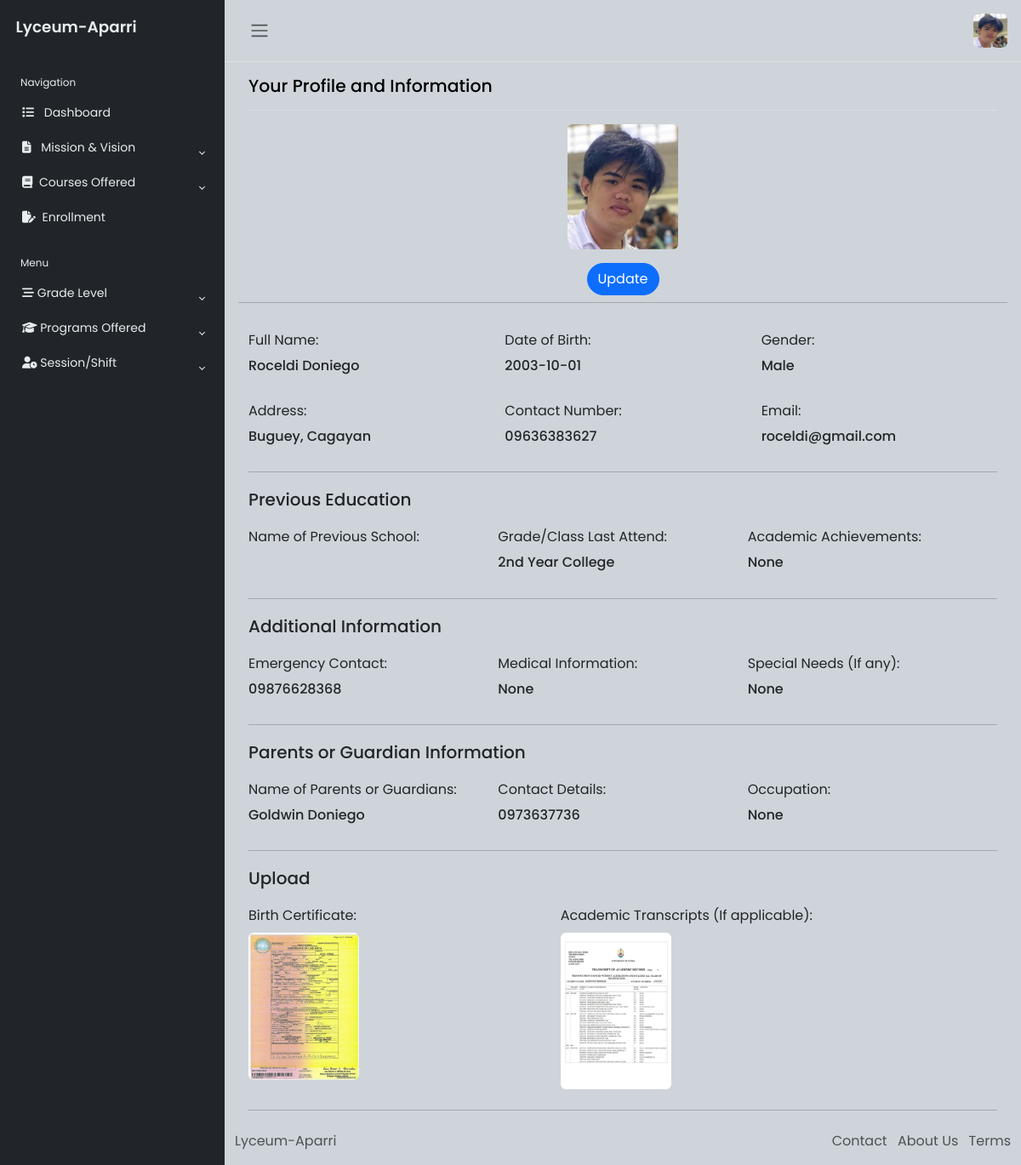
Screenshot of /student-profile.php (signed in) with the database file from the repository.
### tables this page shows
CREATE TABLE `student_register` (
  `id` int(11) NOT NULL,
  `fullname` varchar(50) NOT NULL,
  `birthdate` varchar(50) NOT NULL,
  `gender` varchar(50) NOT NULL,
  `address` varchar(50) NOT NULL,
  `contact_number` varchar(50) NOT NULL,
  `email` varchar(50) NOT NULL,
  `past_school` varchar(50) NOT NULL,
  `grades` varchar(50) NOT NULL,
  `achievement` varchar(50) NOT NULL,
  `emergency_contact` varchar(50) NOT NULL,
  `medical_info` varchar(50) NOT NULL,
  `special_need` varchar(50) NOT NULL,
  `parent_name` varchar(50) NOT NULL,
  `contact_detail` varchar(50) NOT NULL,
  `occupation` varchar(50) NOT NULL,
  `birth_certificate` varchar(50) NOT NULL,
  `passport` varchar(50) NOT NULL,
  `academic_trancript` varchar(50) NOT NULL
);

### student-profile.php (the view, shortened to what this page needs)
<?php
include 'Includes/dbconn.php';
$user_id = $_SESSION['id'];
?>
<!DOCTYPE html>
<html lang="en">
<head>
    <link href="https://cdn.jsdelivr.net/npm/bootstrap@5.3.2/dist/css/bootstrap.min.css" rel="stylesheet">
    <link rel="stylesheet" href="Styles/css.css">
</head>
<body>
    <div class="wrapper">
        <aside id="sidebar">
            <div class="h-100">
                <div class="sidebar-logo">
                    <a href="dashboard.php">Lyceum-Aparri</a>
                </div>
                <ul class="sidebar-nav">
                    <li class="sidebar-header">
                        Navigation
                    </li>
                    <li class="sidebar-item">
                        <a href="student-dashboard.php" class="sidebar-link">
                            <i class="fa-solid fa-list pe-2"></i>
                            Dashboard</a>
                    </li>
                    <li class="sidebar-item">
                        <a href="#" class="sidebar-link collapsed" data-bs-target="#pages" data-bs-toggle="collapse" aria-expanded="false">
                            <i class="fa-solid fa-file-lines pe-2"></i>
                            Mission & Vision
                        </a>
                    </li>
                    <li class="sidebar-item">
                        <a href="#" class="sidebar-link collapsed" data-bs-target="#courses" data-bs-toggle="collapse" aria-expanded="false">
                            <i class="fa-solid fa-book pe-1"></i>
                            Courses Offered
                        </a>
                    </li>
                    <li class="sidebar-item">
                        <a href="enrollment.php" class="sidebar-link collapsed">
                            <i class="fa-solid fa-file-pen pe-1"></i>
                            Enrollment
                        </a>
                    </li>
                    <li class="sidebar-header">
                        Menu
                    </li>
                    <li class="sidebar-item">
                        <a href="#" class="sidebar-link collapsed" data-bs-target="#multi" data-bs-toggle="collapse" aria-expanded="false">
                            <i class="fa-solid fa-bars-staggered"></i>
                            Grade Level
                        </a>
                    </li>
                    <li class="sidebar-item">
                        <a class="sidebar-link collapsed" data-bs-target="#program" data-bs-toggle="collapse" aria-expanded="false">
                            <i class="fa-solid fa-graduation-cap"></i>
                            Programs Offered
                        </a>
                    </li>
                    <li class="sidebar-item">
                        <a class="sidebar-link collapsed" data-bs-target="#session" data-bs-toggle="collapse" aria-expanded="false">
                            <i class="fa-solid fa-user-clock"></i>
                            Session/Shift
                        </a>
                    </li>
                </ul>
            </div>
        </aside>
        <?php
        $select = mysqli_query($conn, "SELECT * FROM `student_register` WHERE fullname = '$user_id'")
            or die('query failed');
        if (mysqli_num_rows($select) > 0) {
            $fetch = mysqli_fetch_assoc($select);
        }
        ?>
        <div class="main">
            <nav class="navbar navbar-expand px-3 border-bottom ">
                <button class="btn" id="sidebar-toggle" type="button">
                    <span class="navbar-toggler-icon"></span>
                </button>
                <div class="navbar-collapse navbar">
                    <ul class="navbar-nav">
                        <li class="nav-item dropdown">
                            <a href="#" data-bs-toggle="dropdown" class="nav-icon pe-md-0">
                                <img src="Img/<?php echo $fetch['passport']; ?>" class="avatar img-fluid rounded" alt="">
                            </a>
                        </li>
                    </ul>
                </div>
            </nav>
            <main class="content px-3 py-2">
                <div class="container-fluid">
                    <div class="mb-3 mt-2">
                        <h4>Your Profile and Information</h4>
                    </div>
                    <hr class="text-light">
                    <div class="row">
                        <div class="d-flex flex-column align-items-center mb-2">
                            <div class="d-flex justify-content-center">
                                <img src="Img/<?php echo $fetch['passport']; ?>" class="img-fluid rounded-2" alt="" width="130" height="130">
                            </div>
                            <button class="btn btn-primary rounded-5  mt-3">Update</button>
                        </div>
                        <hr>
                    </div>
                    <?php
                    $select = mysqli_query($conn, "SELECT * FROM `student_register` WHERE fullname = '$user_id'")
                        or die('query failed');
                    if (mysqli_num_rows($select) > 0) {
                        $fetch = mysqli_fetch_assoc($select);
                    }
                    ?>
                    <div class="row">
                        <div class="col-4 mt-3 mb-2">
                            <label for="" class="form-label">Full Name:</label>
                            <h6 class=""><?php echo $fetch['fullname']; ?></h6>
                        </div>
                        <div class="col-4 mt-3 mb-2 ">
                            <label for="" class="form-label">Date of Birth:</label>
                            <h6 class=""><?php echo $fetch['birthdate']; ?></h6>
                        </div>
                        <div class="col-4 mt-3 mb-2">
                            <label for="" class="form-label">Gender:</label>
                            <h6 class=""><?php echo $fetch['gender']; ?></h6>
                        </div>
                        <div class="col-4 mt-3 mb-2">
                            <label for="" class="form-label">Address:</label>
                            <h6 class=""><?php echo $fetch['address']; ?></h6>
                        </div>
                        <div class="col-4 mt-3 mb-2">
                            <label for="" class="form-label">Contact Number:</label>
                            <h6 class=""><?php echo $fetch['contact_number']; ?></h6>
                        </div>
                        <div class="col-4 mt-3 mb-2">
                            <label for="" class="form-label">Email:</label>
                            <h6 class=""><?php echo $fetch['email']; ?></h6>
                        </div>
                    </div>
                    <hr>
                    <div class="row">
                        <div class="mb-1 mt-1">
                            <h5>Previous Education</h5>
                        </div>
                        <div class="row">
                            <div class="col-4 mt-2 mb-2">
                                <label for="" class="form-label">Name of Previous School:</label>
                            </div>
                            <div class="col-4 mt-2 mb-2 ">
                                <label for="" class="form-label">Grade/Class Last Attend:</label>
                                <h6 class=""><?php echo $fetch['grades']; ?></h6>
                            </div>
                            <div class="col-4 mt-2 mb-2">
                                <label for="" class="form-label">Academic Achievements:</label>
                                <h6 class=""><?php echo $fetch['achievement']; ?></h6>
                            </div>
                        </div>
                    </div>
                    <hr>
                    <div class="row">
                        <div class="mb-1 mt-1">
                            <h5>Additional Information</h5>
                        </div>
                        <div class="row">
                            <div class="col-4 mt-2 mb-2">
                                <label for="" class="form-label">Emergency Contact:</label>
                                <h6 class=""><?php echo $fetch['emergency_contact']; ?></h6>
                            </div>
                            <div class="col-4 mt-2 mb-2 ">
                                <label for="" class="form-label">Medical Information:</label>
                                <h6 class=""><?php echo $fetch['medical_info']; ?></h6>
                            </div>
                            <div class="col-4 mt-2 mb-2">
                                <label for="" class="form-label">Special Needs (If any):</label>
                                <h6 class=""><?php echo $fetch['special_need']; ?></h6>
                            </div>
                        </div>
                    </div>
                    <hr>
                    <div class="row">
                        <div class="mb-1 mt-1">
                            <h5>Parents or Guardian Information</h5>
                        </div>
                        <div class="row">
                            <div class="col-4 mt-2 mb-2">
                                <label for="" class="form-label">Name of Parents or Guardians:</label>
                                <h6 class=""><?php echo $fetch['parent_name']; ?></h6>
                            </div>
                            <div class="col-4 mt-2 mb-2 ">
                                <label for="" class="form-label">Contact Details:</label>
                                <h6 class=""><?php echo $fetch['contact_detail']; ?></h6>
                            </div>
                            <div class="col-4 mt-2 mb-2">
                                <label for="" class="form-label">Occupation:</label>
                                <h6 class=""><?php echo $fetch['occupation']; ?></h6>
                            </div>
                        </div>
                    </div>
                    <hr>
                    <div class="row">
                        <div class="mb-1 mt-1">
                            <h5>Upload</h5>
                        </div>
                        <div class="row">
                            <div class="col-5 mt-2 mb-2">
                                <label for="" class="form-label">Birth Certificate:</label><br>
                                <img src="Img/<?php echo $fetch['birth_certificate'] ?>" class="img-fluid rounded-2" alt="" width="130" height="130">
                            </div>
                            <div class="col-5 mt-2 mb-2">
                                <label for="" class="form-label">Academic Transcripts (If applicable):</label><br>
                                <img src="Img/<?php echo $fetch['academic_trancript'] ?>" class="img-fluid rounded-2" alt="" width="130" height="130">
                            </div>
                        </div>
                    </div>
                    <hr>
                </div>
            </main>
            <footer class="footer">
                <div class="container-fluid">
                    <div class="row text-muted">
                        <div class="col-6 text-start">
                            <p class="mb-0">
                                <a href="#" class="text-muted">
                                    <p>Lyceum-Aparri</p>
                                </a>
                            </p>
                        </div>
                        <div class="col-6 text-end">
                            <ul class="list-inline">
                                <li class="list-inline-item">
                                    <a href="#" class="text-muted">Contact</a>
                                </li>
                                <li class="list-inline-item">
                                    <a href="#" class="text-muted">About Us</a>
                                </li>
                                <li class="list-inline-item">
                                    <a href="#" class="text-muted">Terms</a>
                                </li>
                            </ul>
                        </div>
                    </div>
                </div>
            </footer>
        </div>
    </div>
</body>
</html>

### Styles/css.css (style rules this page uses)
body { font-family: "Poppins", sans-serif; font-family: 0.875rem; opacity: 1; overflow-y: scroll; margin: 0; }
a { cursor: pointer; text-decoration: none; font-family: "Poppins", sans-serif; }
li { list-style: none; }
h4 { font-family: "Poppins", sans-serif; font-size: 1.275rem; color: var(--bs-emphasis-color); }
.wrapper { align-items: stretch; display: flex; width: 100%; }
#sidebar { max-width: 264px; min-width: 264px; background: var(--bs-dark); transition: all 0.35s ease-in-out; }
.main { display: flex; flex-direction: column; min-height: 100vh; min-width: 0; overflow: hidden; transition: all 0.35s ease-in-out; width: 100%; background: var(--bs-dark-bg-subtle); }
.sidebar-logo { padding: 1.15rem; }
.sidebar-logo a { color: #e9ecef; font-size: 1.15rem; font-weight: 600; }
.sidebar-nav { flex-grow: 1; list-style: none; margin-bottom: 0; padding-left: 0; margin-left: 0; }
.sidebar-header { color: #e9ecef; font-size: 0.75rem; padding: 1.5rem 1.5rem 0.375rem; }
a.sidebar-link { padding: 0.625rem 1.625rem; color: #e9ecef; position: relative; display: block; font-size: 0.875rem; }
.sidebar-link[data-bs-toggle="collapse"]::after { border: solid; border-width: 0 0.075rem 0.075rem 0; content: ""; display: inline-block; padding: 2px; position: absolute; right: 1.5rem; top: 1.4rem; transform: rotate(-135deg); transition: all 0.2s ease-out; }
.sidebar-link[data-bs-toggle="collapse"].collapsed::after { transform: rotate(45deg); transition: all 0.2s ease-out; }
.avatar { height: 40px; width: 40px; }
.navbar-expand .navbar-nav { margin-left: auto; }
.content { flex: 1; max-width: 100vw; width: 100vw; }
@media (min-width: 768px) { .content { max-width: auto; width: auto; } }

### rows the page displays
student_register: passport (picture), fullname "Roceldi Doniego", birthdate "2003-10-01", gender "Male", address "Buguey, Cagayan", contact_number "09636383627", email "roceldi@gmail.com", grades "2nd Year College", achievement "None", emergency_contact "09876628368", medical_info "None", special_need "None", parent_name "Goldwin Doniego", contact_detail "0973637736", occupation "None", birth_certificate (picture), academic_trancript (picture)
